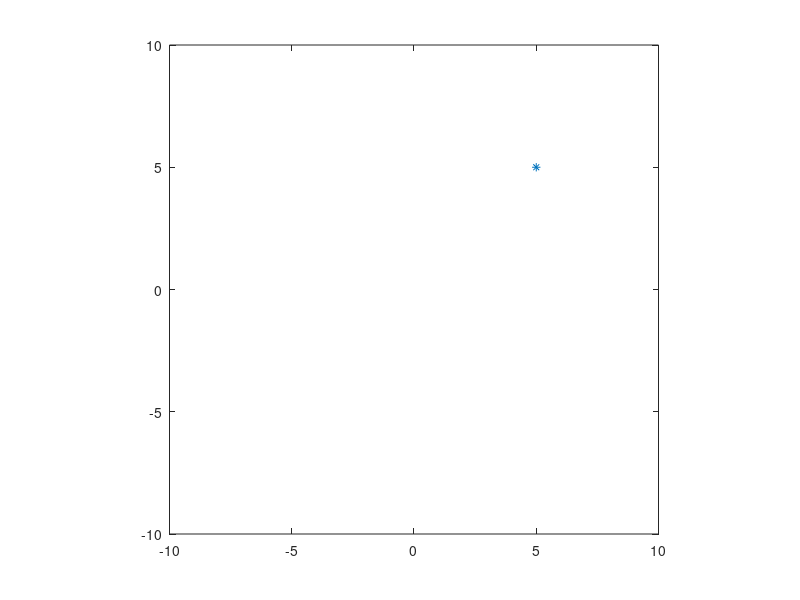

This figure's MATLAB source: (Note: this script raises an error after producing the figure.)
i=randi([1,1000],1);

plot(input(i,1:4),input(i,5:8),'*')
hold on;
axis equal;
axis([-10, 10, -10,10]);
plot(target(i,1:2),target(i,3:4),'o');
target(i,5)